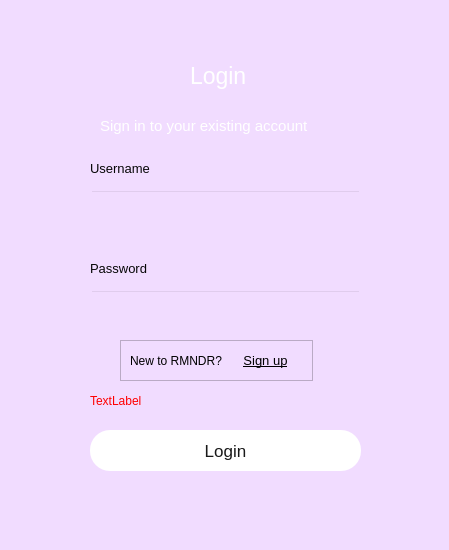
<?xml version="1.0" encoding="UTF-8"?>
<ui version="4.0">
 <class>login_page</class>
 <widget class="QDialog" name="login_page">
  <property name="geometry">
   <rect>
    <x>0</x>
    <y>0</y>
    <width>449</width>
    <height>550</height>
   </rect>
  </property>
  <property name="windowTitle">
   <string>Dialog</string>
  </property>
  <property name="styleSheet">
   <string notr="true">background-color: rgb(241, 220, 255);</string>
  </property>
  <widget class="QLabel" name="label">
   <property name="geometry">
    <rect>
     <x>190</x>
     <y>60</y>
     <width>71</width>
     <height>31</height>
    </rect>
   </property>
   <property name="font">
    <font>
     <pointsize>17</pointsize>
    </font>
   </property>
   <property name="styleSheet">
    <string notr="true">color: rgb(255, 255, 255);</string>
   </property>
   <property name="text">
    <string>Login</string>
   </property>
  </widget>
  <widget class="QLabel" name="label_2">
   <property name="geometry">
    <rect>
     <x>100</x>
     <y>110</y>
     <width>251</width>
     <height>31</height>
    </rect>
   </property>
   <property name="font">
    <font>
     <pointsize>11</pointsize>
    </font>
   </property>
   <property name="styleSheet">
    <string notr="true">color: rgb(255, 255, 255);</string>
   </property>
   <property name="text">
    <string>Sign in to your existing account</string>
   </property>
  </widget>
  <widget class="QLineEdit" name="txt_login_username">
   <property name="geometry">
    <rect>
     <x>90</x>
     <y>190</y>
     <width>271</width>
     <height>41</height>
    </rect>
   </property>
   <property name="font">
    <font>
     <pointsize>11</pointsize>
    </font>
   </property>
   <property name="styleSheet">
    <string notr="true">background-color: rgba(0, 0, 0, 0);</string>
   </property>
  </widget>
  <widget class="QLineEdit" name="txt_login_password">
   <property name="geometry">
    <rect>
     <x>90</x>
     <y>290</y>
     <width>271</width>
     <height>41</height>
    </rect>
   </property>
   <property name="font">
    <font>
     <pointsize>11</pointsize>
    </font>
   </property>
   <property name="styleSheet">
    <string notr="true">background-color: rgba(0, 0, 0, 0);</string>
   </property>
  </widget>
  <widget class="QLabel" name="label_3">
   <property name="geometry">
    <rect>
     <x>90</x>
     <y>160</y>
     <width>81</width>
     <height>16</height>
    </rect>
   </property>
   <property name="font">
    <font>
     <pointsize>10</pointsize>
    </font>
   </property>
   <property name="styleSheet">
    <string notr="true">color: rgb(7, 7, 7);</string>
   </property>
   <property name="text">
    <string>Username</string>
   </property>
  </widget>
  <widget class="QLabel" name="label_4">
   <property name="geometry">
    <rect>
     <x>90</x>
     <y>260</y>
     <width>81</width>
     <height>16</height>
    </rect>
   </property>
   <property name="font">
    <font>
     <pointsize>10</pointsize>
    </font>
   </property>
   <property name="styleSheet">
    <string notr="true">color: rgb(7, 7, 7);</string>
   </property>
   <property name="text">
    <string>Password</string>
   </property>
  </widget>
  <widget class="QFrame" name="frame">
   <property name="geometry">
    <rect>
     <x>120</x>
     <y>340</y>
     <width>193</width>
     <height>41</height>
    </rect>
   </property>
   <property name="frameShape">
    <enum>QFrame::StyledPanel</enum>
   </property>
   <property name="frameShadow">
    <enum>QFrame::Raised</enum>
   </property>
   <layout class="QHBoxLayout" name="horizontalLayout">
    <item>
     <widget class="QLabel" name="label_5">
      <property name="font">
       <font>
        <pointsize>9</pointsize>
       </font>
      </property>
      <property name="text">
       <string>New to RMNDR?</string>
      </property>
      <property name="alignment">
       <set>Qt::AlignCenter</set>
      </property>
     </widget>
    </item>
    <item>
     <widget class="QPushButton" name="btn_signup">
      <property name="font">
       <font>
        <pointsize>10</pointsize>
        <underline>true</underline>
       </font>
      </property>
      <property name="styleSheet">
       <string notr="true">border: 0px</string>
      </property>
      <property name="text">
       <string>Sign up</string>
      </property>
     </widget>
    </item>
   </layout>
  </widget>
  <widget class="QPushButton" name="btn_login">
   <property name="geometry">
    <rect>
     <x>90</x>
     <y>430</y>
     <width>271</width>
     <height>41</height>
    </rect>
   </property>
   <property name="font">
    <font>
     <pointsize>13</pointsize>
    </font>
   </property>
   <property name="styleSheet">
    <string notr="true">QPushButton{
	
	color: rgb(25, 25, 25);
	background-color: rgb(255, 255, 255);
	border: 0px solid;
	border-radius: 20px;
}
QPushButton:hover{
	background-color: rgb(216, 211, 215);
}
QPushButton:checked{
background-color: rgb(216, 211, 215);
}</string>
   </property>
   <property name="text">
    <string>Login</string>
   </property>
  </widget>
  <widget class="QLabel" name="label_6">
   <property name="geometry">
    <rect>
     <x>90</x>
     <y>390</y>
     <width>271</width>
     <height>21</height>
    </rect>
   </property>
   <property name="font">
    <font>
     <pointsize>9</pointsize>
    </font>
   </property>
   <property name="styleSheet">
    <string notr="true">color: rgb(255, 0, 0);</string>
   </property>
   <property name="text">
    <string>TextLabel</string>
   </property>
  </widget>
 </widget>
 <resources/>
 <connections/>
</ui>
